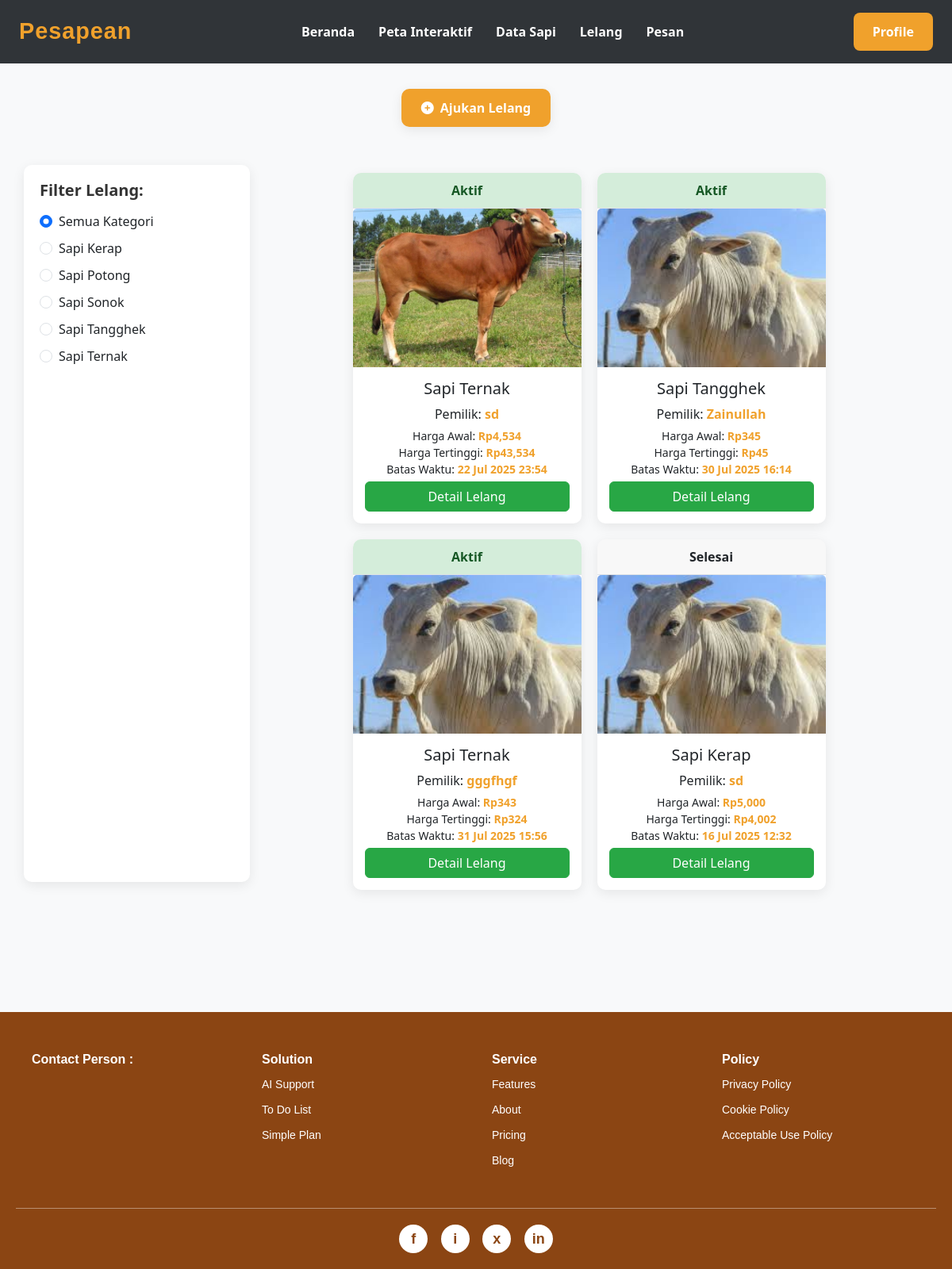
Screenshot of /penjual/lelang.php?status=invalid_data (signed in) with the database file from the repository.
### tables this page shows
CREATE TABLE `macamsapi` (
  `id_macamSapi` int(11) NOT NULL,
  `name` varchar(100) DEFAULT NULL
);

CREATE TABLE `data_sapi` (
  `id_sapi` int(11) NOT NULL,
  `id_macamSapi` int(11) DEFAULT NULL,
  `foto_sapi` varchar(255) DEFAULT NULL,
  `harga_sapi` int(11) DEFAULT NULL,
  `nama_pemilik` varchar(100) DEFAULT NULL,
  `alamat_pemilik` varchar(255) DEFAULT NULL,
  `nomor_pemilik` varchar(20) DEFAULT NULL,
  `email_pemilik` varchar(100) DEFAULT NULL,
  `createdAt` datetime DEFAULT NULL,
  `updatedAt` datetime DEFAULT NULL,
  `latitude` varchar(50) DEFAULT NULL,
  `longitude` varchar(50) DEFAULT NULL,
  `jenis_kelamin` enum('jantan','betina') DEFAULT NULL,
  `id_user_penjual` int(11) DEFAULT NULL
);

CREATE TABLE `lelang` (
  `id_lelang` int(11) NOT NULL,
  `id_sapi` int(11) DEFAULT NULL,
  `harga_awal` int(11) DEFAULT NULL,
  `harga_tertinggi` int(11) DEFAULT NULL,
  `id_penawaranTertinggi` int(11) DEFAULT NULL,
  `batas_waktu` datetime DEFAULT NULL,
  `status` varchar(50) DEFAULT NULL,
  `approved_by_admin` tinyint(1) DEFAULT '0',
  `approved_at` datetime DEFAULT NULL,
  `id_admin_approver` int(11) DEFAULT NULL,
  `createdAt` datetime DEFAULT NULL,
  `updatedAt` datetime DEFAULT NULL,
  `id_user` int(11) DEFAULT NULL
);

### penjual/lelang.php (the view, shortened to what this page needs)
<?php
include '../koneksi.php';
mysqli_query($koneksi, "
    UPDATE lelang
    SET status = 'Lewat', updatedAt = NOW()
    WHERE batas_waktu < NOW() AND status = 'Aktif' AND approved_by_admin = 1
");
$queryKategori = mysqli_query($koneksi, "SELECT id_macamSapi, name FROM macamSapi ORDER BY name ASC");
$kategori_options = [];
if ($queryKategori) {
    while ($row = mysqli_fetch_assoc($queryKategori)) {
        $kategori_options[] = $row;
    }
}
$selectedKategori = isset($_GET['kategori']) ? $_GET['kategori'] : 'semua';
$where_clauses = ["l.approved_by_admin = 1"];
$final_where_clause = implode(" AND ", $where_clauses);
$queryDataSapi = "
    SELECT
        ds.id_sapi,
        ds.foto_sapi,
        ds.alamat_pemilik,
        ds.nama_pemilik,
        ds.nomor_pemilik,
        ms.name AS kategori,
        l.harga_awal,
        l.harga_tertinggi,
        l.batas_waktu,
        l.status,
        l.id_user AS lelang_id_user -- Alias for id_user from the 'lelang' table (the auction creator)
    FROM data_sapi ds
    INNER JOIN macamSapi ms ON ds.id_macamSapi = ms.id_macamSapi
    INNER JOIN lelang l ON ds.id_sapi = l.id_sapi
    WHERE " . $final_where_clause . "
    ORDER BY l.createdAt DESC
";
$stmt_data_sapi = mysqli_prepare($koneksi, $queryDataSapi);
mysqli_stmt_execute($stmt_data_sapi);
$resultDataSapi = mysqli_stmt_get_result($stmt_data_sapi);
?>
<!DOCTYPE html>
<html lang="id">
<head>
    <link rel="stylesheet" href="../style.css">
    <link href="https://cdn.jsdelivr.net/npm/bootstrap@5.3.3/dist/css/bootstrap.min.css" rel="stylesheet">
    <link rel="stylesheet" href="https://cdnjs.cloudflare.com/ajax/libs/font-awesome/6.5.0/css/all.min.css" />
</head>
<body class="bg-light">
    <header class="main-header">
        <nav class="navbar">
            <div class="logo">
                <a href="../penjual/beranda.php">Pesapean</a>
            </div>
            <ul class="nav-links">
                <li><a href="../penjual/beranda.php">Beranda</a></li>
                <li><a href="../penjual/peta.php">Peta Interaktif</a></li>
                <li><a href="../penjual/data_sapi.php?jenis=sonok">Data Sapi</a></li>
                <li><a href="../penjual/lelang.php">Lelang</a></li>
                <li><a href="../penjual/pesan.php">Pesan</a></li>
            </ul>
            <div class="auth-links">
                <?php
                if (isset($_SESSION['id_user'])) {
                    echo '<a href="../auth/profile.php" class="btn btn-primary">Profile</a>';
                } else {
                    echo '<a href="../auth/login.php" class="btn btn-primary">Login</a>';
                    echo '<a href="../auth/register.php" class="btn btn-outline-primary">Daftar</a>';
                }
                ?>
            </div>
        </nav>
    </header>
    <div class="container text-center my-4">
        <a href="../penjual/form_lelang.php" class="btn-add-lelang">
            <i class="fas fa-plus-circle"></i> Ajukan Lelang
        </a>
    </div>
    <div class="container mt-5">
        <div class="row">
            <div class="col-md-3 filter-box">
                <h5>Filter Lelang:</h5>
                <form method="GET" action="">
                    <div class="form-check">
                        <input class="form-check-input" type="radio" name="kategori" id="semua_kategori" value="semua" onchange="this.form.submit()" <?= ($selectedKategori == 'semua') ? 'checked' : '' ?>>
                        <label class="form-check-label" for="semua_kategori">Semua Kategori</label>
                    </div>
                    <?php foreach ($kategori_options as $kategori) : ?>
                        <div class="form-check">
                            <input class="form-check-input" type="radio" name="kategori" value="<?= htmlspecialchars($kategori['id_macamSapi']); ?>" id="kategori<?= htmlspecialchars($kategori['id_macamSapi']); ?>" onchange="this.form.submit()" <?= ($selectedKategori == $kategori['id_macamSapi']) ? 'checked' : '' ?>>
                            <label class="form-check-label" for="kategori<?= htmlspecialchars($kategori['id_macamSapi']); ?>">
                                <?= htmlspecialchars($kategori['name']); ?>
                            </label>
                        </div>
                    <?php endforeach; ?>
                </form>
            </div>
            <div class="col-md-9 d-flex flex-wrap justify-content-center">
                <?php while ($sapi = mysqli_fetch_assoc($resultDataSapi)) : ?>
                    <div class="card card-sapi">
                        <div class="card-header status <?= strtolower($sapi['status']); ?>">
                            <?= htmlspecialchars($sapi['status']); ?>
                        </div>
                        <img src="../uploads_sapi/<?= htmlspecialchars($sapi['foto_sapi']); ?>" class="card-img-top" alt="gambar sapi">
                        <div class="card-body">
                            <h5 class="card-title text-center mb-2"><?= htmlspecialchars($sapi['kategori'] ?? 'N/A') ?></h5>
                            <p class="card-text text-center">Pemilik: <strong><?= htmlspecialchars($sapi['nama_pemilik'] ?? 'N/A'); ?></strong></p>
                            <p class="card-text text-center small">
                                Harga Awal: <strong>Rp<?= number_format($sapi['harga_awal'] ?? 0); ?></strong><br>
                                Harga Tertinggi: <strong>Rp<?= number_format($sapi['harga_tertinggi'] ?? 0); ?></strong><br>
                                Batas Waktu: <strong><?= date('d M Y H:i', strtotime($sapi['batas_waktu'])); ?></strong>
                            </p>
                            <a href="detail_lelang.php?id=<?= $sapi['id_sapi']; ?>" class="btn btn-success w-100">Detail Lelang</a>
                        </div>
                    </div>
                <?php endwhile; ?>
            </div>
        </div>
        <br>
        <br>
        <br>
        <br>
        <br>
        <br>
    </div>
    <?php include '../footer.php'; ?>
</body>
</html>

### style.css (style rules this page uses)
:root { --primary-color: #f0c040; --secondary-color: #333; --accent-color: #555; --background-light: #f8f8f8; --text-color: #333; --white-color: #ffffff; --border-radius: 8px; --transition-speed: 0.3s ease; }
body { background-color: var(--background-light); font-family: 'Open Sans', Arial, sans-serif; margin: 0; padding: 0; line-height: 1.6; color: var(--text-color); }
a { text-decoration: none; color: var(--primary-color); transition: color var(--transition-speed); }
.btn { display: inline-block; padding: 12px 25px; border: none; border-radius: 5px; cursor: pointer; font-size: 16px; font-weight: 600; transition: background-color var(--transition-speed), color var(--transition-speed); }
.btn-primary { background-color: var(--primary-color); color: var(--secondary-color); }
.main-header { background-color: var(--secondary-color); color: var(--white-color); padding: 15px 0; box-shadow: 0 2px 5px rgba(0, 0, 0, 0.1); }
.navbar { display: flex; justify-content: space-between; align-items: center; max-width: 1200px; margin: 0 auto; padding: 0 20px; }
.navbar .logo a { font-size: 28px; font-weight: 700; color: var(--primary-color); letter-spacing: 1px; }
.navbar .nav-links { list-style: none; margin: 0; padding: 0; display: flex; gap: 30px; }
.navbar .nav-links a { color: var(--white-color); font-weight: 600; font-size: 16px; position: relative; }
.navbar .nav-links a::after { content: ''; position: absolute; width: 0; height: 2px; background-color: var(--primary-color); left: 0; bottom: -5px; transition: width var(--transition-speed); }

### rows the page displays
macamsapi: id_macamSapi "☐ Sapi Kerap", name "Sapi Kerap"
macamsapi: id_macamSapi "☐ Sapi Potong", name "Sapi Potong"
macamsapi: id_macamSapi "☐ Sapi Sonok", name "Sapi Sonok"
macamsapi: id_macamSapi "☐ Sapi Tangghek", name "Sapi Tangghek"
macamsapi: id_macamSapi "☐ Sapi Ternak", name "Sapi Ternak"
data_sapi: lelang.status "Aktif", foto_sapi (picture), id_macamSapi.name "Sapi Ternak", nama_pemilik "sd", lelang.harga_awal "4,534", lelang.harga_tertinggi "43,534", lelang.batas_waktu "22 Jul 2025 23:54"
data_sapi: lelang.status "Aktif", foto_sapi (picture), id_macamSapi.name "Sapi Tangghek", nama_pemilik "Zainullah", lelang.harga_awal "345", lelang.harga_tertinggi "45", lelang.batas_waktu "30 Jul 2025 16:14"
data_sapi: lelang.status "Aktif", foto_sapi (picture), id_macamSapi.name "Sapi Ternak", nama_pemilik "gggfhgf", lelang.harga_awal "343", lelang.harga_tertinggi "324", lelang.batas_waktu "31 Jul 2025 15:56"
data_sapi: lelang.status "Selesai", foto_sapi (picture), id_macamSapi.name "Sapi Kerap", nama_pemilik "sd", lelang.harga_awal "5,000", lelang.harga_tertinggi "4,002", lelang.batas_waktu "16 Jul 2025 12:32"
